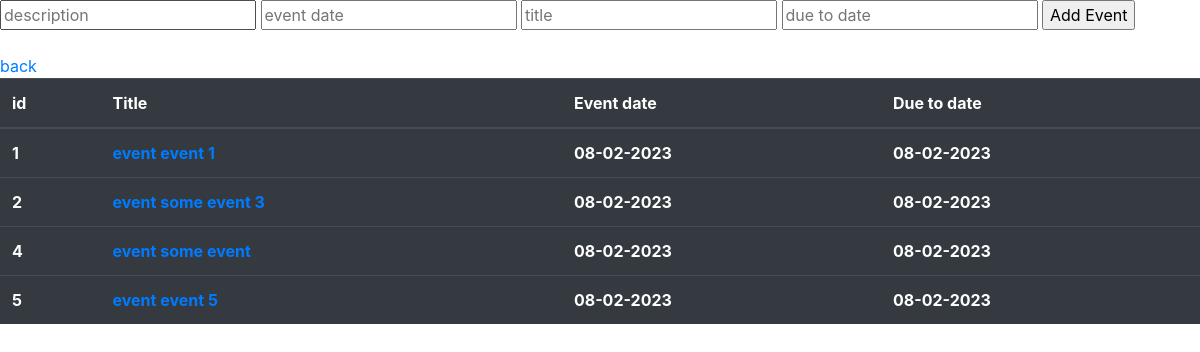
The page /vacancy/1/events/ on the database as committed earlier.
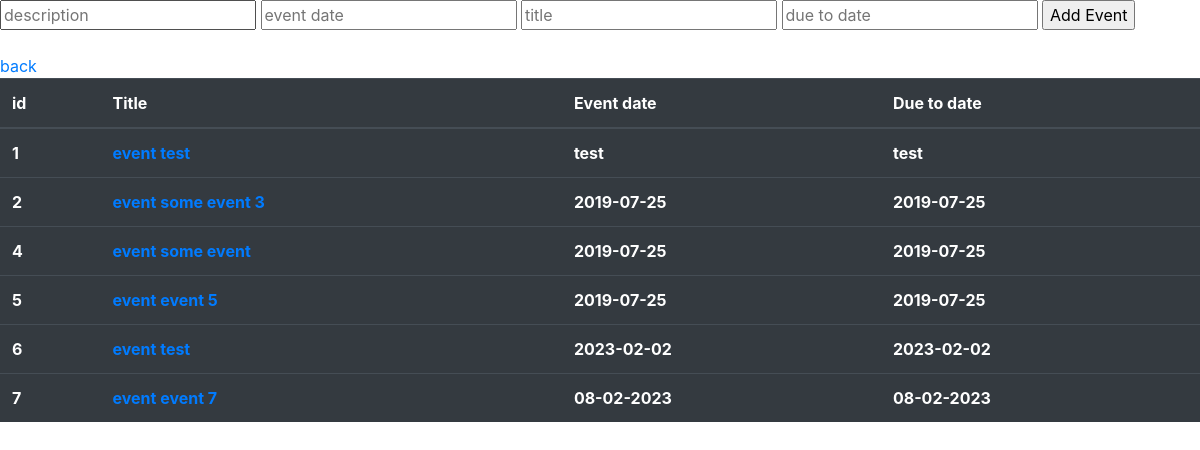
The same page on the database as committed later.
### models.py (models this page shows, shortened)
class Event(Base):
    __tablename__ = 'event'
    id = Column(Integer, primary_key=True, unique=True, autoincrement=True, nullable=False)
    vacancy_id = Column(Integer, nullable=False)
    description = Column(Text, nullable=False)
    event_date = Column(String(10), nullable=False)
    title = Column(String(50), nullable=False)
    due_to_date = Column(String(10), nullable=False)
    status = Column(Integer, nullable=False, default=0)
    def __repr__(self):
        return f'event {self.title}'

### app.py (the view, shortened to what this page needs)
@app.route('/vacancy/<int:vacancy_id>/events/', methods=['GET', 'POST'])
def vacancy_events(vacancy_id):
    result = al_db.db_session.query(models.Event).filter(models.Event.vacancy_id == vacancy_id)
    return render_template('event_add.html', events=result, vacancy_id=vacancy_id)

### templates/event_add.html (shortened to what this page needs)
<!DOCTYPE html>
<html lang="en">
<head>
    <link rel="stylesheet" href="https://cdn.jsdelivr.net/npm/bootstrap@4.3.1/dist/css/bootstrap.min.css"
>
</head>
<body>
<form action="/vacancy/{{ vacancy_id }}/events/" method="POST">
    <input type="text" name="description" placeholder="description">
    <input type="text" name="event_date" placeholder="event date">
    <input type="text" name="title" placeholder="title">
    <input type="text" name="due_to_date" placeholder="due to date">
    <input type="submit" value="Add Event">
</form>
<br/>
<a href="../">back</a>
<br/>
<table class="table table-dark">
    <thead>
    <tr>
        <th scope="col">id</th>
        <th scope="col">Title</th>
        <th scope="col">Event date</th>
        <th scope="col">Due to date</th>
    </tr>
    </thead>
    <tbody>
    {% for event in events %}
    <tr>
        <th scope="row">{{ event.id }}</th>
        <th scope="row"><a href="{{ event.id }}/">{{ event }}</a></th>
        <th scope="row">{{ event.event_date }}</th>
        <th scope="row">{{ event.due_to_date }}</th>
    </tr>
    {% endfor %}
</body>
</html>

Rows that differ between the two databases and show on the page:
changed Event id 1: title "event event 1" → "event test"; event_date "08-02-2023" → "test"; due_to_date "08-02-2023" → "test"
changed Event "event some event 3": event_date "08-02-2023" → "2019-07-25"; due_to_date "08-02-2023" → "2019-07-25"
changed Event "event some event": event_date "08-02-2023" → "2019-07-25"; due_to_date "08-02-2023" → "2019-07-25"
changed Event "event event 5": event_date "08-02-2023" → "2019-07-25"; due_to_date "08-02-2023" → "2019-07-25"
added Event: id "6", title "event test", event_date "2023-02-02", due_to_date "2023-02-02"
added Event: id "7", title "event event 7", event_date "08-02-2023", due_to_date "08-02-2023"
